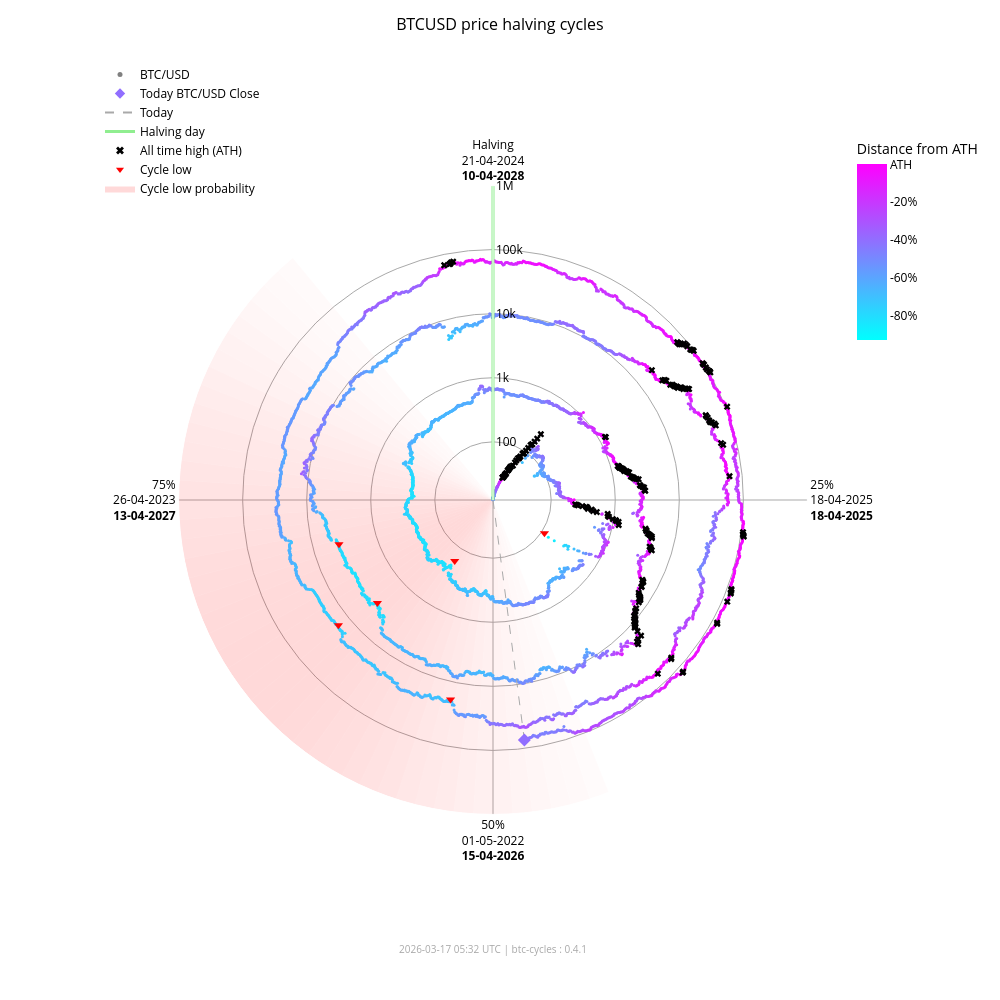

Notebook source saved alongside this figure:
### Markdown cell above
### Interactive chart (plotly)

### Code cell
fig_interactive = btc.plot(
    kind="interactive",
    from_date="2012-11-28",
)
# plotly config for interactivity
config = {"scrollZoom": True, "displayModeBar": True}
# display in notebook
fig_interactive.show(config=config)

### Figure 1 — Plotly figure (JSON) as saved in the notebook; plotly's stock layout.template omitted (floating-point values rounded to 4 significant figures; data arrays with more than 128 entries replaced by an {"elided": "..."} marker saying what was removed)
{"data": [{"fill": "toself", "fillcolor": "rgba(255,0,0,0.017168280509461755)", "hoverinfo": "skip", "line": {"width": 0}, "mode": "lines", "r": [12.35, 1000000, 1000000, 12.35, 12.35], "showlegend": false, "theta": [158.4, 158.4, 162.0, 162.0, 158.4], "type": "scatterpolar"}, {"fill": "toself", "fillcolor": "rgba(255,0,0,0.022114794501891175)", "hoverinfo": "skip", "line": {"width": 0}, "mode": "lines", "r": [12.35, 1000000, 1000000, 12.35, 12.35], "showlegend": false, "theta": [162.0, 162.0, 165.6, 165.6, 162.0], "type": "scatterpolar"}, {"fill": "toself", "fillcolor": "rgba(255,0,0,0.02790404259511669)", "hoverinfo": "skip", "line": {"width": 0}, "mode": "lines", "r": [12.35, 1000000, 1000000, 12.35, 12.35], "showlegend": false, "theta": [165.6, 165.6, 169.2, 169.2, 165.6], "type": "scatterpolar"}, {"fill": "toself", "fillcolor": "rgba(255,0,0,0.034518294852420334)", "hoverinfo": "skip", "line": {"width": 0}, "mode": "lines", "r": [12.35, 1000000, 1000000, 12.35, 12.35], "showlegend": false, "theta": [169.2, 169.2, 172.8, 172.8, 169.2], "type": "scatterpolar"}, {"fill": "toself", "fillcolor": "rgba(255,0,0,0.041901979682821514)", "hoverinfo": "skip", "line": {"width": 0}, "mode": "lines", "r": [12.35, 1000000, 1000000, 12.35, 12.35], "showlegend": false, "theta": [172.8, 172.8, 176.4, 176.4, 172.8], "type": "scatterpolar"}, {"fill": "toself", "fillcolor": "rgba(255,0,0,0.04996405861294358)", "hoverinfo": "skip", "line": {"width": 0}, "mode": "lines", "r": [12.35, 1000000, 1000000, 12.35, 12.35], "showlegend": false, "theta": [176.4, 176.4, 180.0, 180.0, 176.4], "type": "scatterpolar"}, {"fill": "toself", "fillcolor": "rgba(255,0,0,0.05858349692240514)", "hoverinfo": "skip", "line": {"width": 0}, "mode": "lines", "r": [12.35, 1000000, 1000000, 12.35, 12.35], "showlegend": false, "theta": [180.0, 180.0, 183.6, 183.6, 180.0], "type": "scatterpolar"}, {"fill": "toself", "fillcolor": "rgba(255,0,0,0.06761662035375064)", "hoverinfo": "skip", "line": {"width": 0}, "mode": "lines", "r": [12.35, 1000000, 1000000, 12.35, 12.35], "showlegend": false, "theta": [183.6, 183.6, 187.2, 187.2, 183.6], "type": "scatterpolar"}, {"fill": "toself", "fillcolor": "rgba(255,0,0,0.07690481219944661)", "hoverinfo": "skip", "line": {"width": 0}, "mode": "lines", "r": [12.35, 1000000, 1000000, 12.35, 12.35], "showlegend": false, "theta": [187.2, 187.2, 190.8, 190.8, 187.2], "type": "scatterpolar"}, {"fill": "toself", "fillcolor": "rgba(255,0,0,0.08628112000611096)", "hoverinfo": "skip", "line": {"width": 0}, "mode": "lines", "r": [12.35, 1000000, 1000000, 12.35, 12.35], "showlegend": false, "theta": [190.8, 190.8, 194.4, 194.4, 190.8], "type": "scatterpolar"}, {"fill": "toself", "fillcolor": "rgba(255,0,0,0.09557490841018089)", "hoverinfo": "skip", "line": {"width": 0}, "mode": "lines", "r": [12.35, 1000000, 1000000, 12.35, 12.35], "showlegend": false, "theta": [194.4, 194.4, 198.0, 198.0, 194.4], "type": "scatterpolar"}, {"fill": "toself", "fillcolor": "rgba(255,0,0,0.10461455782963762)", "hoverinfo": "skip", "line": {"width": 0}, "mode": "lines", "r": [12.35, 1000000, 1000000, 12.35, 12.35], "showlegend": false, "theta": [198.0, 198.0, 201.6, 201.6, 198.0], "type": "scatterpolar"}, {"fill": "toself", "fillcolor": "rgba(255,0,0,0.11322908719652829)", "hoverinfo": "skip", "line": {"width": 0}, "mode": "lines", "r": [12.35, 1000000, 1000000, 12.35, 12.35], "showlegend": false, "theta": [201.6, 201.6, 205.2, 205.2, 201.6], "type": "scatterpolar"}, {"fill": "toself", "fillcolor": "rgba(255,0,0,0.12125015337052986)", "hoverinfo": "skip", "line": {"width": 0}, "mode": "lines", "r": [12.35, 1000000, 1000000, 12.35, 12.35], "showlegend": false, "theta": [205.2, 205.2, 208.8, 208.8, 205.2], "type": "scatterpolar"}, {"fill": "toself", "fillcolor": "rgba(255,0,0,0.12851590515331976)", "hoverinfo": "skip", "line": {"width": 0}, "mode": "lines", "r": [12.35, 1000000, 1000000, 12.35, 12.35], "showlegend": false, "theta": [208.8, 208.8, 212.4, 212.4, 208.8], "type": "scatterpolar"}, {"fill": "toself", "fillcolor": "rgba(255,0,0,0.13487757461161184)", "hoverinfo": "skip", "line": {"width": 0}, "mode": "lines", "r": [12.35, 1000000, 1000000, 12.35, 12.35], "showlegend": false, "theta": [212.4, 212.4, 216.0, 216.0, 212.4], "type": "scatterpolar"}, {"fill": "toself", "fillcolor": "rgba(255,0,0,0.14020862181849592)", "hoverinfo": "skip", "line": {"width": 0}, "mode": "lines", "r": [12.35, 1000000, 1000000, 12.35, 12.35], "showlegend": false, "theta": [216.0, 216.0, 219.6, 219.6, 216.0], "type": "scatterpolar"}, {"fill": "toself", "fillcolor": "rgba(255,0,0,0.14441504950654527)", "hoverinfo": "skip", "line": {"width": 0}, "mode": "lines", "r": [12.35, 1000000, 1000000, 12.35, 12.35], "showlegend": false, "theta": [219.6, 219.6, 223.2, 223.2, 219.6], "type": "scatterpolar"}, {"fill": "toself", "fillcolor": "rgba(255,0,0,0.14744459351271713)", "hoverinfo": "skip", "line": {"width": 0}, "mode": "lines", "r": [12.35, 1000000, 1000000, 12.35, 12.35], "showlegend": false, "theta": [223.2, 223.2, 226.8, 226.8, 223.2], "type": "scatterpolar"}, {"fill": "toself", "fillcolor": "rgba(255,0,0,0.14929223192296423)", "hoverinfo": "skip", "line": {"width": 0}, "mode": "lines", "r": [12.35, 1000000, 1000000, 12.35, 12.35], "showlegend": false, "theta": [226.8, 226.8, 230.4, 230.4, 226.8], "type": "scatterpolar"}, {"fill": "toself", "fillcolor": "rgba(255,0,0,0.15)", "hoverinfo": "skip", "line": {"width": 0}, "mode": "lines", "r": [12.35, 1000000, 1000000, 12.35, 12.35], "showlegend": false, "theta": [230.4, 230.4, 234.0, 234.0, 230.4], "type": "scatterpolar"}, {"fill": "toself", "fillcolor": "rgba(255,0,0,0.14965033825231114)", "hoverinfo": "skip", "line": {"width": 0}, "mode": "lines", "r": [12.35, 1000000, 1000000, 12.35, 12.35], "showlegend": false, "theta": [234.0, 234.0, 237.6, 237.6, 234.0], "type": "scatterpolar"}, {"fill": "toself", "fillcolor": "rgba(255,0,0,0.14835378057909807)", "hoverinfo": "skip", "line": {"width": 0}, "mode": "lines", "r": [12.35, 1000000, 1000000, 12.35, 12.35], "showlegend": false, "theta": [237.6, 237.6, 241.2, 241.2, 237.6], "type": "scatterpolar"}, {"fill": "toself", "fillcolor": "rgba(255,0,0,0.14623322283554635)", "hoverinfo": "skip", "line": {"width": 0}, "mode": "lines", "r": [12.35, 1000000, 1000000, 12.35, 12.35], "showlegend": false, "theta": [241.2, 241.2, 244.8, 244.8, 241.2], "type": "scatterpolar"}, {"fill": "toself", "fillcolor": "rgba(255,0,0,0.1434078538226231)", "hoverinfo": "skip", "line": {"width": 0}, "mode": "lines", "r": [12.35, 1000000, 1000000, 12.35, 12.35], "showlegend": false, "theta": [244.8, 244.8, 248.4, 248.4, 244.8], "type": "scatterpolar"}, {"fill": "toself", "fillcolor": "rgba(255,0,0,0.13997983179373427)", "hoverinfo": "skip", "line": {"width": 0}, "mode": "lines", "r": [12.35, 1000000, 1000000, 12.35, 12.35], "showlegend": false, "theta": [248.4, 248.4, 252.0, 252.0, 248.4], "type": "scatterpolar"}, {"fill": "toself", "fillcolor": "rgba(255,0,0,0.13602598258454268)", "hoverinfo": "skip", "line": {"width": 0}, "mode": "lines", "r": [12.35, 1000000, 1000000, 12.35, 12.35], "showlegend": false, "theta": [252.0, 252.0, 255.6, 255.6, 252.0], "type": "scatterpolar"}, {"fill": "toself", "fillcolor": "rgba(255,0,0,0.13159547355344953)", "hoverinfo": "skip", "line": {"width": 0}, "mode": "lines", "r": [12.35, 1000000, 1000000, 12.35, 12.35], "showlegend": false, "theta": [255.6, 255.6, 259.2, 259.2, 255.6], "type": "scatterpolar"}, {"fill": "toself", "fillcolor": "rgba(255,0,0,0.12671301775492697)", "hoverinfo": "skip", "line": {"width": 0}, "mode": "lines", "r": [12.35, 1000000, 1000000, 12.35, 12.35], "showlegend": false, "theta": [259.2, 259.2, 262.8, 262.8, 259.2], "type": "scatterpolar"}, {"fill": "toself", "fillcolor": "rgba(255,0,0,0.12138610149219965)", "hoverinfo": "skip", "line": {"width": 0}, "mode": "lines", "r": [12.35, 1000000, 1000000, 12.35, 12.35], "showlegend": false, "theta": [262.8, 262.8, 266.4, 266.4, 262.8], "type": "scatterpolar"}, {"fill": "toself", "fillcolor": "rgba(255,0,0,0.1156142551644921)", "hoverinfo": "skip", "line": {"width": 0}, "mode": "lines", "r": [12.35, 1000000, 1000000, 12.35, 12.35], "showlegend": false, "theta": [266.4, 266.4, 270.0, 270.0, 266.4], "type": "scatterpolar"}, {"fill": "toself", "fillcolor": "rgba(255,0,0,0.10939851441251548)", "hoverinfo": "skip", "line": {"width": 0}, "mode": "lines", "r": [12.35, 1000000, 1000000, 12.35, 12.35], "showlegend": false, "theta": [270.0, 270.0, 273.6, 273.6, 270.0], "type": "scatterpolar"}, {"fill": "toself", "fillcolor": "rgba(255,0,0,0.10274974912946185)", "hoverinfo": "skip", "line": {"width": 0}, "mode": "lines", "r": [12.35, 1000000, 1000000, 12.35, 12.35], "showlegend": false, "theta": [273.6, 273.6, 277.2, 277.2, 273.6], "type": "scatterpolar"}, {"fill": "toself", "fillcolor": "rgba(255,0,0,0.09569517349791425)", "hoverinfo": "skip", "line": {"width": 0}, "mode": "lines", "r": [12.35, 1000000, 1000000, 12.35, 12.35], "showlegend": false, "theta": [277.2, 277.2, 280.8, 280.8, 277.2], "type": "scatterpolar"}, {"fill": "toself", "fillcolor": "rgba(255,0,0,0.08828282625646727)", "hoverinfo": "skip", "line": {"width": 0}, "mode": "lines", "r": [12.35, 1000000, 1000000, 12.35, 12.35], "showlegend": false, "theta": [280.8, 280.8, 284.4, 284.4, 280.8], "type": "scatterpolar"}, {"fill": "toself", "fillcolor": "rgba(255,0,0,0.08058400018765345)", "hoverinfo": "skip", "line": {"width": 0}, "mode": "lines", "r": [12.35, 1000000, 1000000, 12.35, 12.35], "showlegend": false, "theta": [284.4, 284.4, 288.0, 288.0, 284.4], "type": "scatterpolar"}, {"fill": "toself", "fillcolor": "rgba(255,0,0,0.07269354608292704)", "hoverinfo": "skip", "line": {"width": 0}, "mode": "lines", "r": [12.35, 1000000, 1000000, 12.35, 12.35], "showlegend": false, "theta": [288.0, 288.0, 291.6, 291.6, 288.0], "type": "scatterpolar"}, {"fill": "toself", "fillcolor": "rgba(255,0,0,0.06472784449068783)", "hoverinfo": "skip", "line": {"width": 0}, "mode": "lines", "r": [12.35, 1000000, 1000000, 12.35, 12.35], "showlegend": false, "theta": [291.6, 291.6, 295.2, 295.2, 291.6], "type": "scatterpolar"}, {"fill": "toself", "fillcolor": "rgba(255,0,0,0.05682021976743955)", "hoverinfo": "skip", "line": {"width": 0}, "mode": "lines", "r": [12.35, 1000000, 1000000, 12.35, 12.35], "showlegend": false, "theta": [295.2, 295.2, 298.8, 298.8, 295.2], "type": "scatterpolar"}, {"fill": "toself", "fillcolor": "rgba(255,0,0,0.04911378436707333)", "hoverinfo": "skip", "line": {"width": 0}, "mode": "lines", "r": [12.35, 1000000, 1000000, 12.35, 12.35], "showlegend": false, "theta": [298.8, 298.8, 302.4, 302.4, 298.8], "type": "scatterpolar"}, {"fill": "toself", "fillcolor": "rgba(255,0,0,0.04175213714896469)", "hoverinfo": "skip", "line": {"width": 0}, "mode": "lines", "r": [12.35, 1000000, 1000000, 12.35, 12.35], "showlegend": false, "theta": [302.4, 302.4, 306.0, 306.0, 302.4], "type": "scatterpolar"}, {"fill": "toself", "fillcolor": "rgba(255,0,0,0.034868865657538876)", "hoverinfo": "skip", "line": {"width": 0}, "mode": "lines", "r": [12.35, 1000000, 1000000, 12.35, 12.35], "showlegend": false, "theta": [306.0, 306.0, 309.6, 309.6, 306.0], "type": "scatterpolar"}, {"fill": "toself", "fillcolor": "rgba(255,0,0,0.02857722515334582)", "hoverinfo": "skip", "line": {"width": 0}, "mode": "lines", "r": [12.35, 1000000, 1000000, 12.35, 12.35], "showlegend": false, "theta": [309.6, 309.6, 313.2, 313.2, 309.6], "type": "scatterpolar"}, {"fill": "toself", "fillcolor": "rgba(255,0,0,0.022961515313555197)", "hoverinfo": "skip", "line": {"width": 0}, "mode": "lines", "r": [12.35, 1000000, 1000000, 12.35, 12.35], "showlegend": false, "theta": [313.2, 313.2, 316.8, 316.8, 313.2], "type": "scatterpolar"}, {"fill": "toself", "fillcolor": "rgba(255,0,0,0.01807146942917362)", "hoverinfo": "skip", "line": {"width": 0}, "mode": "lines", "r": [12.35, 1000000, 1000000, 12.35, 12.35], "showlegend": false, "theta": [316.8, 316.8, 320.4, 320.4, 316.8], "type": "scatterpolar"}, {"hoverinfo": "text", "marker": {"color": {"elided": "4858 str values"}, "size": 3}, "mode": "markers", "r": {"elided": "4858 float values"}, "showlegend": false, "text": {"elided": "4858 str values"}, "theta": {"elided": "4858 float values"}, "type": "scatterpolar"}, {"hoverinfo": "skip", "line": {"color": "lightgreen", "width": 3}, "mode": "lines", "r": [12.35, 1000000], "showlegend": false, "theta": [0, 0], "type": "scatterpolar"}, {"hoverinfo": "skip", "line": {"color": "darkgrey", "dash": "dash", "width": 1}, "mode": "lines", "r": [12.35, 74450.0], "showlegend": false, "theta": [172.6, 172.6], "type": "scatterpolar"}, {"hoverinfo": "text", "marker": {"color": "#916eff", "size": 10, "symbol": "diamond"}, "mode": "markers", "r": [74450.0], "showlegend": false, "text": ["Today<br>Date: 2026-03-17<br>Price: $74,447.39"], "theta": [172.6], "type": "scatterpolar"}, {"hoverinfo": "text", "marker": {"color": "black", "size": 6, "symbol": "x"}, "mode": "markers", "r": {"elided": "195 float values"}, "showlegend": false, "text": {"elided": "195 str values"}, "theta": {"elided": "195 float values"}, "type": "scatterpolar"}, {"hoverinfo": "text", "marker": {"color": "red", "size": 8, "symbol": "triangle-down"}, "mode": "markers", "r": [111.6, 164.9, 3233.0, 3925.0, 18950.0, 15760.0], "showlegend": false, "text": ["Cycle Low<br>Date: 2014-02-21<br>Price: $111.56<br>ATH distance: -91.0%", "Cycle Low<br>Date: 2015-01-14<br>Price: $164.92<br>ATH distance: -86.7%", "Cycle Low<br>Date: 2018-12-15<br>Price: $3,232.51<br>ATH distance: -83.3%", "Cycle Low<br>Date: 2019-03-25<br>Price: $3,924.55<br>ATH distance: -79.7%", "Cycle Low<br>Date: 2022-06-18<br>Price: $18,954.25<br>ATH distance: -71.9%", "Cycle Low<br>Date: 2022-11-21<br>Price: $15,760.19<br>ATH distance: -76.7%"], "theta": [122.8, 212.1, 228.3, 254.0, 192.0, 231.0], "type": "scatterpolar"}, {"marker": {"color": "grey", "size": 5}, "mode": "markers", "name": "BTC/USD", "r": [null], "theta": [null], "type": "scatterpolar"}, {"marker": {"color": "#916eff", "size": 8, "symbol": "diamond"}, "mode": "markers", "name": "Today BTC/USD Close", "r": [null], "theta": [null], "type": "scatterpolar"}, {"line": {"color": "darkgrey", "dash": "dash"}, "mode": "lines", "name": "Today", "r": [null], "theta": [null], "type": "scatterpolar"}, {"line": {"color": "lightgreen", "width": 3}, "mode": "lines", "name": "Halving day", "r": [null], "theta": [null], "type": "scatterpolar"}, {"marker": {"color": "black", "size": 7, "symbol": "x"}, "mode": "markers", "name": "All time high (ATH)", "r": [null], "theta": [null], "type": "scatterpolar"}, {"marker": {"color": "red", "size": 7, "symbol": "triangle-down"}, "mode": "markers", "name": "Cycle low", "r": [null], "theta": [null], "type": "scatterpolar"}, {"fill": "toself", "fillcolor": "rgba(255,0,0,0.15)", "line": {"width": 0}, "mode": "lines", "name": "Cycle low probability", "r": [null], "theta": [null], "type": "scatterpolar"}, {"hoverinfo": "skip", "marker": {"cmax": 0, "cmin": -0.9307, "color": [0], "colorbar": {"len": 0.25, "ticktext": ["ATH", "-20%", "-40%", "-60%", "-80%", "-100%"], "tickvals": [0, -0.2, -0.4, -0.6, -0.8, -1.0], "title": {"text": "Distance from ATH"}, "x": 0.95, "y": 0.92, "yanchor": "top"}, "colorscale": {"elided": "256x2 mixed values"}, "showscale": true, "size": 0}, "mode": "markers", "r": [null], "showlegend": false, "theta": [null], "type": "scatterpolar"}], "layout": {"annotations": [{"font": {"color": "darkgrey", "size": 10}, "showarrow": false, "text": "2026-03-17 05:32 UTC | btc-cycles : 0.4.1", "x": 0.5, "xref": "paper", "y": -0.02, "yref": "paper"}], "font": {"color": "black"}, "height": 1000, "legend": {"bgcolor": "rgba(0,0,0,0)", "font": {"color": "black"}, "x": 0.0, "y": 1.0}, "margin": {"b": 60, "l": 100, "r": 80, "t": 60}, "paper_bgcolor": "white", "plot_bgcolor": "white", "polar": {"angularaxis": {"color": "black", "direction": "clockwise", "gridcolor": "darkgrey", "rotation": 90, "ticktext": ["Halving<br>21-04-2024<br><b>10-04-2028</b>", "25%<br>18-04-2025<br><b>18-04-2025</b>", "50%<br>01-05-2022<br><b>15-04-2026</b>", "75%<br>26-04-2023<br><b>13-04-2027</b>"], "tickvals": [0, 90, 180, 270]}, "bgcolor": "white", "domain": {"x": [0.1, 0.9], "y": [0.05, 0.95]}, "radialaxis": {"angle": 90, "color": "black", "gridcolor": "darkgrey", "range": [1.092, 6.0], "tickangle": 90, "ticktext": ["100", "1k", "10k", "100k", "1M"], "tickvals": [100, 1000, 10000, 100000, 1000000], "type": "log"}}, "title": {"font": {"color": "black", "size": 16}, "text": "BTCUSD price halving cycles", "x": 0.5}, "width": 1000}}
